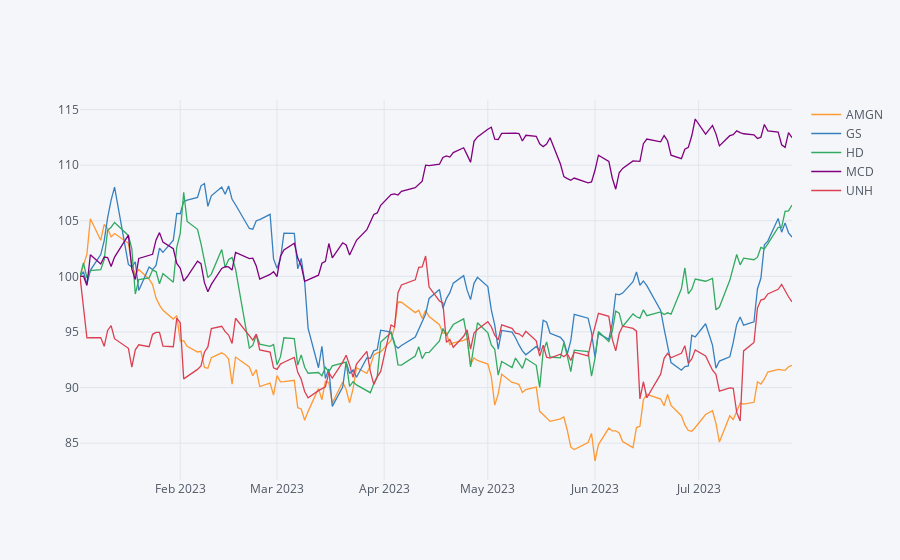

The code cell stored with this chart in its notebook:
### Code cell
# Normalized plot
df4.normalize().iplot()

### Figure 1 — Plotly figure (JSON) as saved in the notebook; plotly's stock layout.template omitted (floating-point values rounded to 4 significant figures; data arrays with more than 128 entries replaced by an {"elided": "..."} marker saying what was removed)
{"data": [{"line": {"color": "rgba(255, 153, 51, 1.0)", "dash": "solid", "shape": "linear", "width": 1.3}, "mode": "lines", "name": "AMGN", "text": "", "type": "scatter", "x": {"elided": "143 str values"}, "y": {"elided": "143 float values"}}, {"line": {"color": "rgba(55, 128, 191, 1.0)", "dash": "solid", "shape": "linear", "width": 1.3}, "mode": "lines", "name": "GS", "text": "", "type": "scatter", "x": {"elided": "143 str values"}, "y": {"elided": "143 float values"}}, {"line": {"color": "rgba(50, 171, 96, 1.0)", "dash": "solid", "shape": "linear", "width": 1.3}, "mode": "lines", "name": "HD", "text": "", "type": "scatter", "x": {"elided": "143 str values"}, "y": {"elided": "143 float values"}}, {"line": {"color": "rgba(128, 0, 128, 1.0)", "dash": "solid", "shape": "linear", "width": 1.3}, "mode": "lines", "name": "MCD", "text": "", "type": "scatter", "x": {"elided": "143 str values"}, "y": {"elided": "143 float values"}}, {"line": {"color": "rgba(219, 64, 82, 1.0)", "dash": "solid", "shape": "linear", "width": 1.3}, "mode": "lines", "name": "UNH", "text": "", "type": "scatter", "x": {"elided": "143 str values"}, "y": {"elided": "143 float values"}}], "layout": {"legend": {"bgcolor": "#F5F6F9", "font": {"color": "#4D5663"}}, "paper_bgcolor": "#F5F6F9", "plot_bgcolor": "#F5F6F9", "title": {"font": {"color": "#4D5663"}}, "xaxis": {"gridcolor": "#E1E5ED", "showgrid": true, "tickfont": {"color": "#4D5663"}, "title": {"font": {"color": "#4D5663"}, "text": ""}, "zerolinecolor": "#E1E5ED"}, "yaxis": {"gridcolor": "#E1E5ED", "showgrid": true, "tickfont": {"color": "#4D5663"}, "title": {"font": {"color": "#4D5663"}, "text": ""}, "zerolinecolor": "#E1E5ED"}}}
